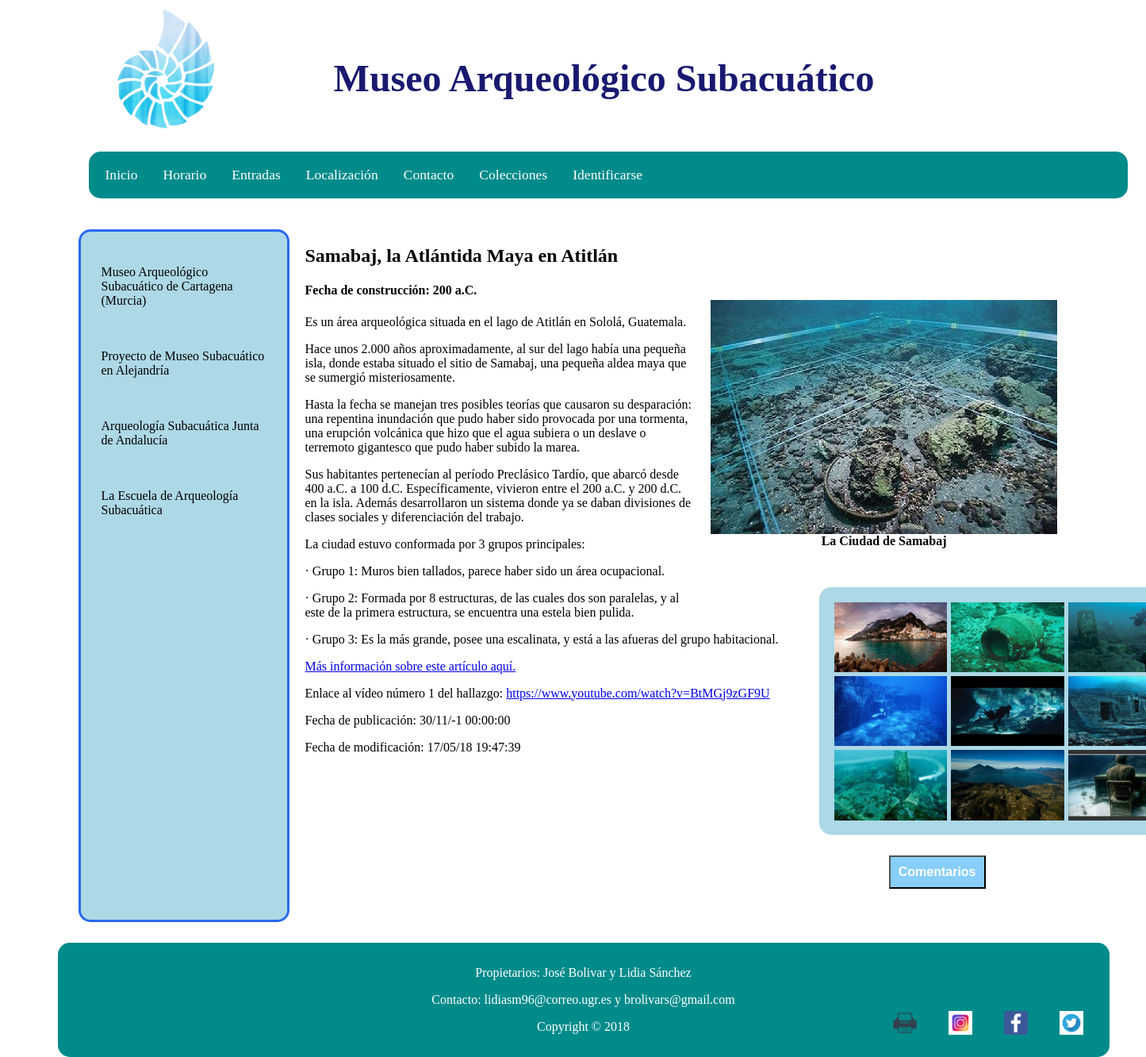
/PHP/index.php?obra=2, run on the app's committed database.
### tables this page shows
CREATE TABLE `obras` (
  `ID` int(3) NOT NULL,
  `miniatura` text NOT NULL,
  `descripcion` text NOT NULL,
  `Titulo` text NOT NULL,
  `Imagen` text NOT NULL,
  `Fecha_Publicacion` timestamp NULL DEFAULT NULL ON UPDATE CURRENT_TIMESTAMP,
  `Fecha_Modificacion` timestamp NOT NULL DEFAULT '0000-00-00 00:00:00'
);

### PHP/index.php (called while the page is built, shortened)
<?php
    require_once("bd/ConexionBD.php");
    require("controladores/controlador_Obras.php");
?>

### PHP/bd/ConexionBD.php (called while the page is built, shortened)
<?php
    class ConexionBD {
        public static function abrirConexion() {
    	    $conexion = new mysqli('localhost', 'sibw1718', 'sibw1718') or exit('No se pudo conectar con el servidor');
    	    mysqli_select_db($conexion,'p4_sibw_bd') or die ( "No se ha podido conectar a la base de datos" );
        	mysqli_set_charset($conexion, 'utf8');
        	return $conexion;
        }
    }
?>

### PHP/modelos/modelo_Obras.php (called while the page is built, shortened)
<?php
class ModeloObras{
	public $conexionBD;
    public function __construct() {
	    $this->conexionBD = ConexionBD::abrirConexion();
    }
    public function getNombre ($id_obra) {
        $seleccion = "SELECT Titulo FROM obras WHERE ID = $id_obra";
        $resultado = mysqli_query ($this->conexionBD, $seleccion);
        $nombre = array();
        while ( $fila = mysqli_fetch_array ($resultado) ) {
            $nombre = $fila[0];
        }
        return $nombre;
    }
    public function getImagen ($id_obra) {
        $seleccion = "SELECT Imagen FROM obras WHERE ID = $id_obra";
        $resultado = mysqli_query ($this->conexionBD, $seleccion);
        while ( $fila = mysqli_fetch_array ($resultado) ) {
            $imagen = $fila[0];
        }
        return $imagen;
    }
    public function getDescripcion ($id_obra) {
        $seleccion = "SELECT descripcion FROM obras WHERE ID = $id_obra";
        $resultado = mysqli_query ($this->conexionBD, $seleccion);
        while ( $fila = mysqli_fetch_array ($resultado) ) {
            $descripcion = $fila[0];
        }
        return $descripcion;
    }
    public function getGaleria ($id_obra) {
        $seleccion = "SELECT ruta_imagen FROM galerias WHERE obra_asociada=$id_obra";
        $resultado = mysqli_query ($this->conexionBD, $seleccion);
        $galeria = array();
        while ( $fila = mysqli_fetch_array ($resultado, MYSQLI_ASSOC) ) {
            $galeria[] = $fila['ruta_imagen'];
        }
        return $galeria;
    }
    public function getVideos($id_obra) {
        $seleccion = "SELECT url_video FROM videos WHERE obra_asociada=$id_obra";
        $resultado = mysqli_query ($this->conexionBD, $seleccion);
        $videos = array();
        while ( $fila = mysqli_fetch_array ($resultado, MYSQLI_ASSOC) ) {
            $videos[] = $fila['url_video'];
        }
        return $videos;
    }
    public function getFechaPublicacion($id_obra) {
        $seleccion = "SELECT Fecha_Publicacion FROM obras WHERE ID = $id_obra";
        $resultado = mysqli_query ($this->conexionBD, $seleccion);
        while ( $fila = mysqli_fetch_array ($resultado) ) {
            $fecha_publ = $fila[0];
        }
        return $fecha_publ;
    }
    public function getFechaModificacion($id_obra) {
        $seleccion = "SELECT Fecha_Modificacion FROM obras WHERE ID = $id_obra";
        $resultado = mysqli_query ($this->conexionBD, $seleccion);
        while ( $fila = mysqli_fetch_array ($resultado) ) {
            $fecha_mod = $fila[0];
        }
        return $fecha_mod;
    }
}
?>

### PHP/vistas/formulario.php (the view, shortened to what this page needs)
<button id="botonComentarios" onclick="mostrarPanelComentarios()">Comentarios</button>

### PHP/vistas/obra.php
<div class = "Contenido">
	<div class="dos_columnas">
		<?php
			if(isset($_GET["obra"])){
				echo "<div class='img_obra'>";
				echo "<img src='../Imagenes/" .$imagen_obra. "'>";
				echo "<div class='pie_foto'>" .$nombre_obra. "</div>";
				echo "</div>";
				echo "<div class ='Descripcion'>";
				echo "<p> $descripcion </p>";
				echo "</div>";
				if (count($galeria_obra) > 0) { ?>
					<div class="galeria">
				        <?php
				          for ($i=0; $i < count($galeria_obra); $i++) {
				            ?>
				            <div class = "obras_galeria">
				            	<?php echo '<img src="../Imagenes/' .$galeria_obra[$i]. '"/>';?>
				            </div>
			          	<?php } ?>
					</div>
				<?php }
				for ($j=0; $j < count($videos_obra); $j++) {
					$n_video = $j+1;
					echo "<p>Enlace al vídeo número $n_video del hallazgo: <a href='$videos_obra[$j]' target='_blank'>$videos_obra[$j]</a></p>";
				}
       			$fechaPubl_formateada = date('d/m/y H:i:s', strtotime($fecha_publicacion));
				echo "<p>Fecha de publicación: ".$fechaPubl_formateada."</p>";
				$fechaModif_formateada = date('d/m/y H:i:s', strtotime($fecha_modificacion));
				echo "<p>Fecha de modificación: ".$fechaModif_formateada."</p>";
			}
		?>
	</div>
</div>

### CSS/estilo-obras-portada.css (style rules this page uses)
body { font-size: 100%; padding: 0; margin: 0; }
img { width: 100%; height: auto; }
.pie_foto { text-align: center; color: black; font-weight: bold; font-size: 100%; margin-bottom: 10%; width: 100%; }
.Contenido, .video { float: right; width: 48%; margin-right: 28%; margin-bottom: 2%; }
.img_obra { float: right; width: 70%; margin-top: 50px; margin-right: -55%; padding: 3%; }
.galeria { display: grid; grid-template-columns: auto auto auto; grid-column-gap: 5px; grid-row-gap: 5px; width: 70%; border-radius: 15px; background-color: lightblue; padding: 15px; float: right; width: 70%; margin-top: -20%; margin-right: -80%; padding: 3%; }
.obras_galeria { width: 100%; height: auto; float: right; }
#botonComentarios { float: right; color: white; font-weight: bold; background: lightskyblue; margin-right: 10%; margin-left: 10%; margin-bottom: 5%; padding: 10px; font-size: 100%; }

### CSS/estilo-print.css (style rules this page uses)
body { font-size: 100%; margin-left: 50px; }
img { width: 100%; height: 20%; position: absolute; margin-top: -40%; }
.pie_foto { text-align: center; color: black; font-weight: bold; font-size: 100%; margin-bottom: 10%; margin-top: -10%; width: 100%; position: absolute; }
.Contenido { float: right; width: 100%; margin-right: 5%; margin-bottom: 2%; font: serif; }
.img_obra { float: left; background-color: white; width: 100%; margin-top: 5%; }
button { display: none; }
.dos_columnas { column-count: 2; margin-top: 40%; }
.galera, .obras_galeria { display: none; }

### data on the page
obras: Imagen (picture), Titulo "La Ciudad de Samabaj", descripcion "Samabaj, la Atlántida Maya en Atitlán Fecha de construcción: 200 a.C. Es un área arqueológica situada en el lago de Atitlán en Sololá, Guatemala. Hace unos 2.000 años aproximadamente, al sur del lago había una pequeña isla, donde estaba situado el sitio de Samabaj, una pequeña aldea maya que se sumergió misteriosamente. Hasta la fecha se manejan tres posibles teorías que causaron su desparación: una repentina inundación que pudo haber sido provocada por una tormenta, una erupción volcánica que hizo que el agua subiera o un deslave o terremoto gigantesco que pudo haber subido la marea. Sus habitantes pertenecían al período Preclásico Tardío, que abarcó desde 400 a.C. a 100 d.C.…", Fecha_Publicacion "30/11/-1 00:00:00", Fecha_Modificacion "17/05/18 19:47:39"

### other printed values
$nombresMenus[$i] "Inicio"
$nombresMenus[$i] "Horario"
$nombresMenus[$i] "Entradas"
$nombresMenus[$i] "Localización"
$nombresMenus[$i] "Contacto"
$nombresMenus[$i] "Colecciones"
$nombresMenus[$i] "Identificarse"
$n_video "1"
$videos_obra[$j] "https://www.youtube.com/watch?v=BtMGj9zGF9U"
